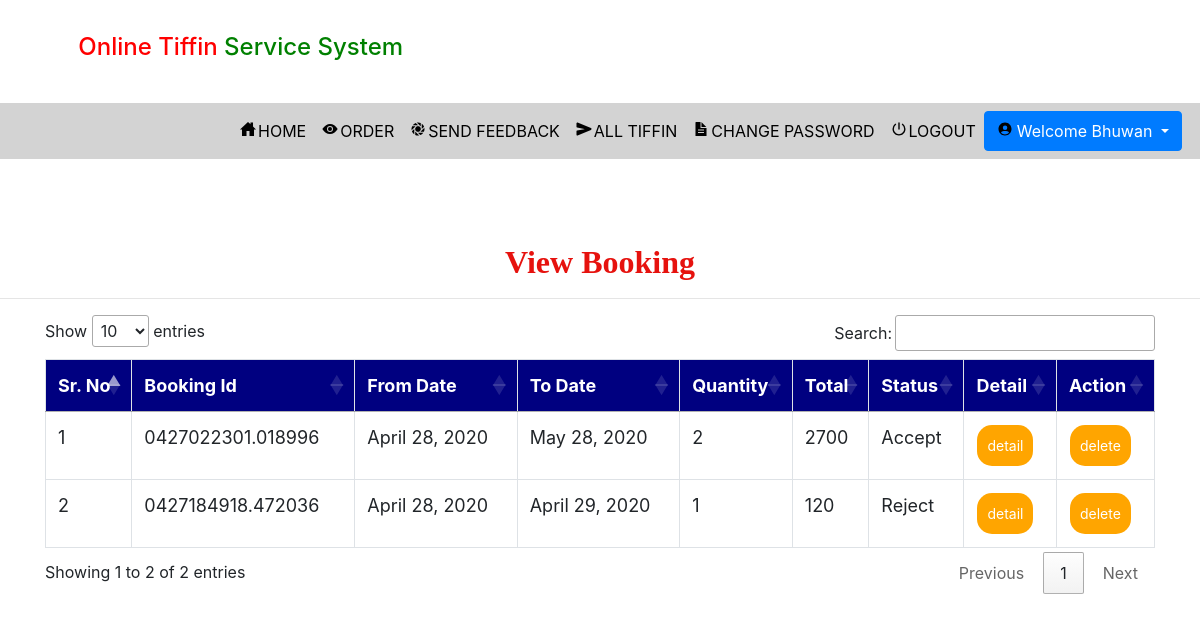
Page /view_booking (signed in) on the committed database.
### tiffin/models.py (models this page shows, shortened)
class Booking(models.Model):
    book_id = models.CharField(max_length=500,null=True)
    status = models.ForeignKey(Status,on_delete=models.CASCADE,null=True)
    signup = models.ForeignKey(Signup,on_delete=models.CASCADE,null=True)
    food = models.ForeignKey(Food,on_delete=models.CASCADE,null=True)
    order_date = models.DateField(null=True)
    time = models.TimeField(null=True)
    from_date = models.DateField(null=True)
    to_date = models.DateField(null=True)
    quantity  = models.IntegerField(null=True)
    day1 = models.IntegerField(null=True)
    address= models.CharField(max_length=100,null=True)
    city= models.CharField(max_length=100,null=True)
    total = models.IntegerField(null=True)

class Status(models.Model):
    status = models.CharField(max_length=30,null=True)

### tiffin/views.py (the view)
# urls.py: path('view_booking', View_Booking, name="view_booking"),
def View_Booking(request):
    if not request.user.is_authenticated:
        return redirect('login_user')
    user = User.objects.get(id=request.user.id)
    profile = Signup.objects.get(user=user)
    book = Booking.objects.filter(signup=profile)
    d = {'book': book}
    return render(request, 'view_booking.html', d)

### tiffin/templates/view_booking.html (shortened to what this page needs)
{% extends 'navigation.html' %}
{% block body %}
<center><h2 style="font-weight:bold;font-family : 'Monotype Corsiva' ; color : #E6120E ;margin-top:7%">View Booking</h2></center><hr>
 <div class="container">
<table class="table table-bordered" id="myTable">
  <thead>
  <tr>
    <th>Sr. No</th>
    <th>Booking Id</th>
    <th>From Date</th>
    <th>To Date</th>
      <th>Quantity</th>
      <th>Total</th>
      <th>Status</th>
      <th>Detail</th>
    <th>Action</th>
  </tr>
  </thead>
   <tbody>
{% for i in book %}
  <tr>
      <td>{{forloop.counter}}</td>
    <td>{{i.book_id}}</td>
    <td>{{i.from_date}}</td>
    <td>{{i.to_date}}</td>
      <td>{{i.quantity}}</td>
      <td>{{i.total}}</td>
      <td>{{i.status.status}}</td>
            <td><a href="{% url 'user_booking_detail' i.id %}"><button class="button button1">detail</button></a></td>
      {% if i.status.status == "pending" %}
      <td><a href="{% url 'Cancel_booking' i.id %}" onclick="return confirm('Are you sure?')"><button class="button button1" id="#delete">cancel</button></a></td>
      {% else %}
      <td><a href="{% url 'delete_booking' i.id %}" onclick="return confirm('Are you sure?')"><button class="button button1" id="#delete">delete</button></a></td>
{% endif %}
  </tr>
   {% endfor %}
    </tbody>
</table>
 </div>
{% endblock %}

### tiffin/templates/navigation.html (shortened to what this page needs)
<!DOCTYPE html>
<html lang="en">
<head>
    {% load static %}
     <link rel="stylesheet" href="https://maxcdn.bootstrapcdn.com/bootstrap/4.0.0/css/bootstrap.min.css">
  <link rel = stylesheet href = "//cdn.datatables.net/1.10.19/css/jquery.dataTables.min.css">
<link rel="stylesheet" href="https://cdnjs.cloudflare.com/ajax/libs/font-awesome/4.7.0/css/font-awesome.min.css">
</head>
<body>
<div class="container">
    <h4 style="padding:3%"><span style="color:red">Online Tiffin</span> <span style="color:green">Service System</span></h4>
</div>
<nav class="navbar navbar-expand-sm" style="background-color:lightgrey">
  <ul class="navbar-nav">
    {% if request.user.username %}
    {% if not request.user.is_staff %}
   <li class="nav-item">
      <a class="nav-link" href="{% url 'home' %}" style="color:black;margin-left:200px"><ion-icon style="margin-right:2px" name="home-sharp"></ion-icon>HOME</a>
    </li>
    <li class="nav-item">
      <a class="nav-link" href="{% url 'view_booking' %}" style="color:black"><ion-icon style="margin-right:2px" name="eye"></ion-icon>ORDER</a>
    </li>
    <li class="nav-item">
      <a class="nav-link" href="{% url 'send_feedback' %}" style="color:black"><ion-icon style="margin-right:2px" name="aperture"></ion-icon>SEND FEEDBACK</a>
    </li>
    <li class="nav-item">
      <a class="nav-link" href="{% url 'view_all_food' %}" style="color:black"><ion-icon style="margin-right:2px" name="send"></ion-icon>ALL TIFFIN</a>
    </li>
    <li class="nav-item">
      <a class="nav-link" href="{% url 'change_password' %}" style="color:black"><ion-icon style="margin-right:2px" name="document-text-sharp"></ion-icon>CHANGE PASSWORD</a>
    </li>
    {% endif %}
    {% endif %}
    {% if request.user.is_authenticated %}
    <a class="nav-link" href="{% url 'logout' %}" style="color:black"><ion-icon style="margin-right:2px" name="power-sharp"></ion-icon>LOGOUT</a>
    {% if not request.user.is_staff %}
      <div class="btn-group">
  <button type="button" class="btn btn-primary dropdown-toggle" data-toggle="dropdown" aria-haspopup="true" aria-expanded="false">
    <ion-icon style="margin-right:4px;color:black" name="person-circle-sharp"></ion-icon>Welcome {{request.user.first_name}}
  </button>
</div>
    {% else %}
    <li class="nav-item">
      <h5  class="nav-link" style="color:red"><ion-icon style="margin-right:4px;color:white" name="person-circle-sharp"></ion-icon>Welcome {{request.user.username}}</h5>
    </li>
    {% endif %}
    {% endif %}
    </ul>
</nav>
{% block body %}
{% endblock %}
</body></html>

### tiffin/templates/navigation.html (style rules this page uses)
* { box-sizing: border-box; }
#myTable { border-collapse: collapse; width: 100%; border: 1px solid #ddd; font-size: 18px; }
#myTable th { text-align: left; padding: 12px; background-color: Navy; color: white; }
#myTable td { text-align: left; padding: 12px; background-color: white; }
#myTable tr { border-bottom: 1px solid #ddd; }
.button { background-color: orange; border: none; color: white; padding: 10px; text-align: center; text-decoration: none; display: inline-block; font-size: 14px; margin: 1px 1px; cursor: pointer; }
.button1 { border-radius: 15px; }

### rows in the picture
Booking: book_id "0427022301.018996", from_date "April 28, 2020", to_date "May 28, 2020", quantity "2", total "2700", status.status "Accept", shows "delete"
Booking: book_id "0427184918.472036", from_date "April 28, 2020", to_date "April 29, 2020", quantity "1", total "120", status.status "Reject", shows "delete"

### other values in the picture
{{ request.user.first_name }} "Bhuwan"
